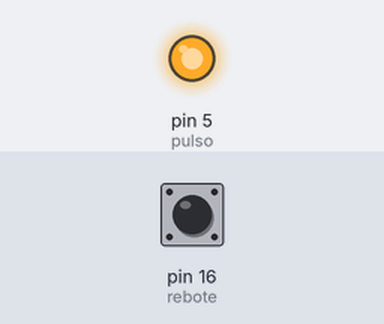
This sketch was run on a simulated Arduino Uno, built with avr-gcc and run on an emulated ATmega328P. On the bench: output pins drawn as LEDs (lit = HIGH). The inputs (shaded band) are chosen by the test bench; at power-on: pin 16 (rebote) LOW. What the sketch prints to the serial monitor is not drawn.

Above: at 0.1 s.
Timing chart, 0 to 1.6 s (numbered marks = the images above):
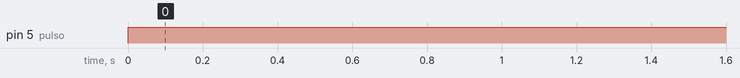

The sketch:

Ultrasonido.ino
```cpp
int distancia;  //crea la variable "distancia"
float tiempo;  //crea la variable tiempo (como float)
int pulso = 5;
int rebote = 16;
void setup()
{
  Serial.begin(9600);  //inicializa el puerto serie
  pinMode(pulso, OUTPUT); //Declaramos el pin 9 como salida (pulso ultrasonido)
  pinMode(rebote, INPUT); //Declaramos el pin 8 como entrada (recepción del pulso)
}

void loop()
{
  digitalWrite(pulso,LOW); //Por cuestión de estabilización del sensor
  delayMicroseconds(5);
  digitalWrite(pulso, HIGH); //envío del pulso ultrasónico
  delayMicroseconds(10);
  tiempo = pulseIn(rebote, HIGH);  //funcion para medir el tiempo y guardarla en la variable "tiempo"
  distancia = 0.01715*tiempo; //fórmula para calcular la distancia

  /*Monitorización en centímetros por el monitor serial*/
  Serial.print("Distancia: ");
  Serial.print(distancia);
  Serial.println(" cm");
  delay(3000);
}
```

Measured:
- by itself, pin 5 (pulso): LOW → HIGH at 0.00 s
